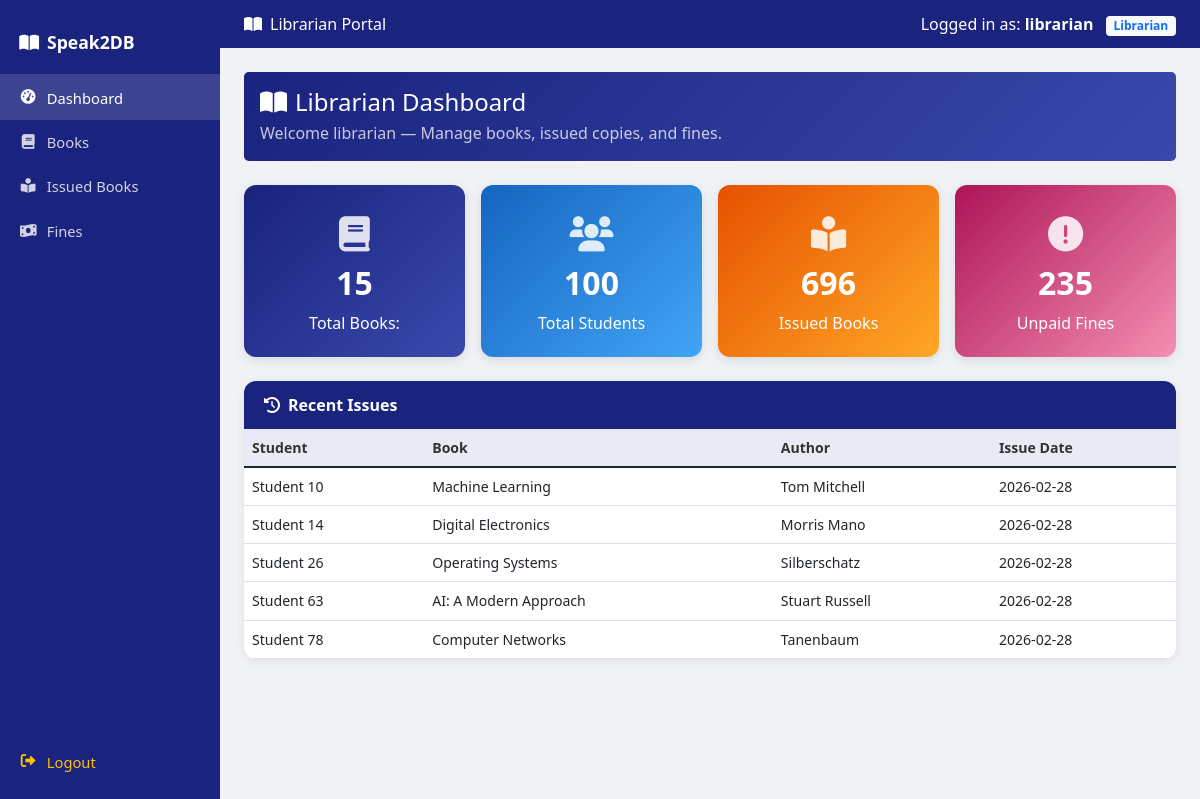
Screenshot of /librarian_dashboard (signed in) with the database file from the repository.
### tables this page shows
CREATE TABLE Issued (
        id INTEGER PRIMARY KEY AUTOINCREMENT,
        student_id INTEGER NOT NULL,
        book_id INTEGER NOT NULL,
        issue_date TEXT NOT NULL,
        due_date TEXT NOT NULL,
        return_date TEXT,
        status TEXT DEFAULT 'Issued',
        FOREIGN KEY (student_id) REFERENCES Students(id) ON DELETE CASCADE,
        FOREIGN KEY (book_id) REFERENCES Books(id) ON DELETE CASCADE
    );

CREATE TABLE Students (
        id INTEGER PRIMARY KEY AUTOINCREMENT,
        roll_number TEXT UNIQUE NOT NULL,
        name TEXT NOT NULL,
        branch TEXT NOT NULL,
        year TEXT NOT NULL,
        email TEXT UNIQUE NOT NULL,
        phone TEXT NOT NULL,
        role TEXT DEFAULT 'Student',
        gpa REAL DEFAULT 0.0,
        attendance INTEGER DEFAULT 0,
        created_date TEXT DEFAULT CURRENT_TIMESTAMP
    );

CREATE TABLE Books (
        id INTEGER PRIMARY KEY AUTOINCREMENT,
        title TEXT NOT NULL,
        author TEXT NOT NULL,
        category TEXT NOT NULL,
        publisher_id INTEGER,
        total_copies INTEGER NOT NULL DEFAULT 1,
        available_copies INTEGER NOT NULL DEFAULT 1,
        FOREIGN KEY (publisher_id) REFERENCES Publishers(id)
    );

### routes/dashboard.py (the view)
@dashboard_bp.route("/librarian_dashboard")
@require_roles("Librarian", "Administrator")
def librarian_dashboard():
    role = session.get("role")
    logger.debug("librarian_dashboard accessed by role: %s", role)
    user_id = session["user_id"]
    recent_issues = []
    try:
        conn = get_db_connection(MAIN_DB)
        recent_issues = conn.execute(
            """SELECT i.*, b.title, b.author, s.name as student_name
               FROM Issued i
               JOIN Books b ON i.book_id = b.id
               JOIN Students s ON i.student_id = s.id
               ORDER BY i.issue_date DESC LIMIT 5"""
        ).fetchall()
        conn.close()
    except Exception as exc:
        logger.error("librarian_dashboard DB error: %s", exc)
    stats = get_library_stats()
    return render_template(
        "librarian_dashboard.html",
        role=role,
        user=user_id,
        stats=stats,
        recent_issues=recent_issues,
    )

### app.py (called while the page is built)
@app.context_processor
def inject_user():
    if "user_id" in session:
        return {
            "current_user": {
                "username": session["user_id"],
                "role": session.get("role", "Student"),
            },
            "user_role": session.get("role", "Student"),
        }
    return {}

    @app.after_request
    def add_security_headers(response):
        return apply_security_headers(response)

### db/connection.py (called while the page is built)
def get_db_connection(db_path: str) -> sqlite3.Connection:
    conn = sqlite3.connect(db_path)
    conn.row_factory = sqlite3.Row
    conn.execute(f"PRAGMA busy_timeout = {SQLITE_BUSY_TIMEOUT_MS}")
    return conn

### security_layers.py (called while the page is built)
def apply_security_headers(response):
    headers = security.get_security_headers()
    for header, value in headers.items():
        response.headers[header] = value
    return response

### utils/helpers.py (called while the page is built)
def get_library_stats() -> dict:
    try:
        conn = get_db_connection(MAIN_DB)
        total_books = conn.execute("SELECT COUNT(*) as cnt FROM Books").fetchone()["cnt"]
        total_students = conn.execute(
            "SELECT COUNT(*) as cnt FROM Students"
        ).fetchone()["cnt"]
        active_issues = conn.execute(
            "SELECT COUNT(*) as cnt FROM Issued WHERE return_date IS NULL"
        ).fetchone()["cnt"]
        unpaid_fines = conn.execute(
            "SELECT COUNT(*) as cnt FROM Fines WHERE status = 'Unpaid'"
        ).fetchone()["cnt"]
        conn.close()
        return {
            "total_books": total_books,
            "total_students": total_students,
            "active_issues": active_issues,
            "unpaid_fines": unpaid_fines,
        }
    except Exception as exc:
        logger.error("get_library_stats DB error: %s", exc)
        return {}

### templates/librarian_dashboard.html (shortened to what this page needs)
<!DOCTYPE html>
<html lang="en">
<head>
    <link href="https://cdn.jsdelivr.net/npm/bootstrap@5.1.3/dist/css/bootstrap.min.css" rel="stylesheet">
    <link href="https://cdnjs.cloudflare.com/ajax/libs/font-awesome/6.0.0/css/all.min.css" rel="stylesheet">
</head>
<body>
<nav id="sidebar">
    <div class="brand"><i class="fas fa-book-open me-2"></i>Speak2DB</div>
    <a href="#section-overview" class="nav-link active" onclick="showSection('overview')">
        <i class="fas fa-tachometer-alt"></i> Dashboard
    </a>
    <a href="#section-books" class="nav-link" onclick="showSection('books')">
        <i class="fas fa-book"></i> Books
    </a>
    <a href="#section-issued" class="nav-link" onclick="showSection('issued')">
        <i class="fas fa-book-reader"></i> Issued Books
    </a>
    <a href="#section-fines" class="nav-link" onclick="showSection('fines')">
        <i class="fas fa-money-bill-wave"></i> Fines
    </a>
    <div class="mt-auto pb-3">
        <a href="{{ url_for('logout') }}" class="nav-link text-warning">
            <i class="fas fa-sign-out-alt"></i> Logout
        </a>
    </div>
</nav>
<div id="main">
    <div class="topbar">
        <span><i class="fas fa-book-open me-2"></i>Librarian Portal</span>
        <span>
            Logged in as: <strong>{{ user }}</strong>
            <span class="badge bg-light text-primary ms-2">{{ role }}</span>
        </span>
    </div>
    <div class="content-area">
        <div id="section-overview" class="section-pane">
            <div class="mb-4 p-3 rounded-3 text-white" style="background:linear-gradient(135deg,var(--navy),var(--navy-light))">
                <h4 class="mb-1"><i class="fas fa-book-open me-2"></i>Librarian Dashboard</h4>
                <p class="mb-0 opacity-75">Welcome {{ user }} — Manage books, issued copies, and fines.</p>
            </div>
            <div class="row g-3 mb-4">
                <div class="col-sm-6 col-md-3">
                    <div class="card stat-card" style="background:linear-gradient(135deg,#1a237e,#3949ab)">
                        <div class="card-body text-center">
                            <div class="stat-icon"><i class="fas fa-book"></i></div>
                            <h2 class="fw-bold mt-1" id="statBooks">{{ stats.get('total_books', 0) }}</h2>
                            <p class="mb-0">Total Books:</p>
                        </div>
                    </div>
                </div>
                <div class="col-sm-6 col-md-3">
                    <div class="card stat-card" style="background:linear-gradient(135deg,#1565c0,#42a5f5)">
                        <div class="card-body text-center">
                            <div class="stat-icon"><i class="fas fa-users"></i></div>
                            <h2 class="fw-bold mt-1">{{ stats.get('total_students', 0) }}</h2>
                            <p class="mb-0">Total Students</p>
                        </div>
                    </div>
                </div>
                <div class="col-sm-6 col-md-3">
                    <div class="card stat-card" style="background:linear-gradient(135deg,#e65100,#ffa726)">
                        <div class="card-body text-center">
                            <div class="stat-icon"><i class="fas fa-book-reader"></i></div>
                            <h2 class="fw-bold mt-1" id="statIssued">{{ stats.get('active_issues', 0) }}</h2>
                            <p class="mb-0">Issued Books</p>
                        </div>
                    </div>
                </div>
                <div class="col-sm-6 col-md-3">
                    <div class="card stat-card" style="background:linear-gradient(135deg,#ad1457,#f48fb1)">
                        <div class="card-body text-center">
                            <div class="stat-icon"><i class="fas fa-exclamation-circle"></i></div>
                            <h2 class="fw-bold mt-1" id="statFines">{{ stats.get('unpaid_fines', 0) }}</h2>
                            <p class="mb-0">Unpaid Fines</p>
                        </div>
                    </div>
                </div>
            </div>
            <div class="section-card">
                <div class="section-header"><span><i class="fas fa-history"></i>Recent Issues</span></div>
                <div class="p-0">
                    <div class="table-responsive">
                        <table class="table table-hover mb-0">
                            <thead><tr><th>Student</th><th>Book</th><th>Author</th><th>Issue Date</th></tr></thead>
                            <tbody>
                            {% for issue in recent_issues %}
                                <tr>
                                    <td>{{ issue['student_name']|default('N/A') }}</td>
                                    <td>{{ issue['title']|default('N/A') }}</td>
                                    <td>{{ issue['author']|default('N/A') }}</td>
                                    <td>{{ issue['issue_date']|default('N/A') }}</td>
                                </tr>
                            {% else %}
                                <tr><td colspan="4" class="text-center text-muted py-3">No recent issues</td></tr>
                            {% endfor %}
                            </tbody>
                        </table>
                    </div>
                </div>
            </div>
        </div>
    </div>
</div>
</body>
</html>

### templates/librarian_dashboard.html (style rules this page uses)
:root { --navy: #1a237e; --navy-dark: #0d1757; --navy-light: #3949ab; }
body { background: #f0f2f5; color: #222; margin: 0; }
#sidebar { width: 220px; min-height: 100vh; background: var(--navy); position: fixed; top: 0; left: 0; z-index: 100; display: flex; flex-direction: column; padding-top: 1rem; }
#sidebar .brand { color: #fff; font-weight: 700; font-size: 1.1rem; padding: .8rem 1.2rem 1.2rem; border-bottom: 1px solid rgba(255,255,255,.15); }
#sidebar .nav-link { color: rgba(255,255,255,.8); padding: .7rem 1.2rem; font-size: .92rem; border-radius: 0; display: flex; align-items: center; gap: .6rem; text-decoration: none; }
#sidebar .nav-link:hover, #sidebar .nav-link.active { background: rgba(255,255,255,.15); color: #fff; }
#sidebar .nav-link i { width: 18px; text-align: center; }
#main { margin-left: 220px; min-height: 100vh; }
.topbar { background: var(--navy); color: #fff; padding: .75rem 1.5rem; display: flex; align-items: center; justify-content: space-between; position: sticky; top: 0; z-index: 99; }
.content-area { padding: 1.5rem; }
.stat-card { border: none; border-radius: 12px; box-shadow: 0 3px 12px rgba(0,0,0,.1); transition: transform .2s; color: #fff; }
.stat-card .card-body { padding: 1.4rem; }
.stat-icon { font-size: 2.2rem; opacity: .85; }
.section-card { background: #fff; border-radius: 12px; box-shadow: 0 2px 10px rgba(0,0,0,.07); margin-bottom: 1.5rem; overflow: hidden; }
.section-header { background: var(--navy); color: #fff; padding: .75rem 1.25rem; font-weight: 600; display: flex; align-items: center; justify-content: space-between; }
.section-header i { margin-right: .5rem; }
.table th { background: #e8eaf6; color: #333; }
.table td, .table th { vertical-align: middle; font-size: .88rem; }

### rows the page displays
Issued: student_name "Student 10", title "Machine Learning", author "Tom Mitchell", issue_date "2026-02-28"
Issued: student_name "Student 14", title "Digital Electronics", author "Morris Mano", issue_date "2026-02-28"
Issued: student_name "Student 26", title "Operating Systems", author "Silberschatz", issue_date "2026-02-28"
Issued: student_name "Student 63", title "AI: A Modern Approach", author "Stuart Russell", issue_date "2026-02-28"
Issued: student_name "Student 78", title "Computer Networks", author "Tanenbaum", issue_date "2026-02-28"

### other values shown
{{ user }} "librarian"
{{ role }} "Librarian"
{{ stats.get('total_books', 0) }} "15"
{{ stats.get('total_students', 0) }} "100"
{{ stats.get('active_issues', 0) }} "696"
{{ stats.get('unpaid_fines', 0) }} "235"
